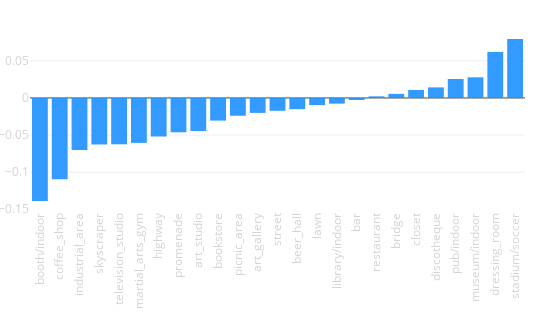

Notebook source saved alongside this figure:
### Code cell
tags_delta([x[0] for x in sc_delta], [x[1] for x in sc_delta])

### Figure 1 — Plotly figure (JSON) as saved in the notebook; plotly's stock layout.template omitted (floating-point values rounded to 4 significant figures)
{"data": [{"marker": {"color": "dodgerblue"}, "opacity": 0.9, "type": "bar", "uid": "026ea3cc-2af8-11e9-b83f-3c15c2cf2370", "x": ["booth/indoor", "coffee_shop", "industrial_area", "skyscraper", "television_studio", "martial_arts_gym", "highway", "promenade", "art_studio", "bookstore", "picnic_area", "art_gallery", "street", "beer_hall", "lawn", "library/indoor", "bar", "restaurant", "bridge", "closet", "discotheque", "pub/indoor", "museum/indoor", "dressing_room", "stadium/soccer"], "xaxis": "x", "y": [-0.1387, -0.1093, -0.07003, -0.06265, -0.06237, -0.06049, -0.05192, -0.04623, -0.04452, -0.03048, -0.02395, -0.0201, -0.01727, -0.01508, -0.009619, -0.007624, -0.002727, 0.002186, 0.005499, 0.01081, 0.01426, 0.02555, 0.02783, 0.06197, 0.07938], "yaxis": "y"}], "layout": {"height": 330, "margin": {"b": 120, "l": 30, "r": 25, "t": 30}, "showlegend": false, "width": 550, "xaxis": {"anchor": "y", "domain": [0, 1], "tickangle": -90, "tickfont": {"color": "lightgrey", "size": 11.5}}, "xaxis2": {"tickangle": -90, "tickfont": {"color": "lightgrey", "size": 11.5}}, "yaxis": {"anchor": "x", "domain": [0, 1], "tickfont": {"color": "lightgrey", "size": 11.5}}, "yaxis2": {"tickfont": {"color": "lightgrey", "size": 11.5}}}}
